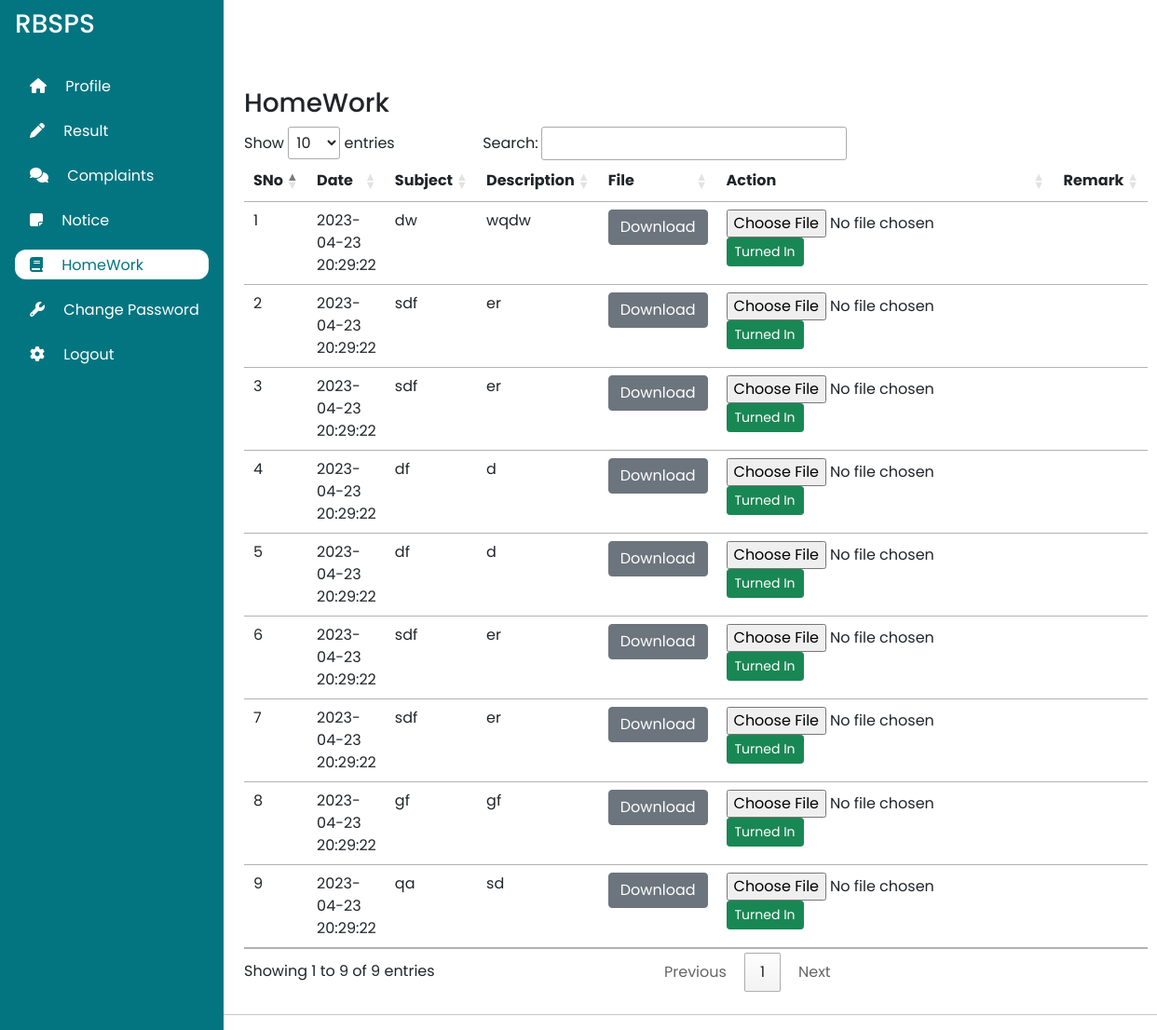
The page /students/homework.php on the database its author committed.
### tables this page shows
CREATE TABLE `homework` (
  `id` int(11) NOT NULL,
  `class` varchar(100) NOT NULL,
  `description` text NOT NULL,
  `sub` varchar(100) NOT NULL,
  `path` varchar(500) NOT NULL,
  `due` datetime NOT NULL DEFAULT current_timestamp(),
  `remark` varchar(500) NOT NULL,
  `pathS` varchar(500) NOT NULL
);

### students/homework.php (the view, shortened to what this page needs)
<?php
require '../connection.php';
?>
<!DOCTYPE html>
<html lang="en">
<head>
    <link rel="stylesheet" href="//cdn.datatables.net/1.11.5/css/jquery.dataTables.min.css">
    <link rel="stylesheet" href="//cdn.datatables.net/1.12.1/css/jquery.dataTables.min.css">
    <link href="https://cdn.jsdelivr.net/npm/bootstrap@5.1.3/dist/css/bootstrap.min.css" rel="stylesheet"
>
    <link rel="stylesheet" href="style.css">
</head>
<body>
    <div class="sidebar">
        <div class="sidebar-header">
            <h3 class="brand">
                <span>RBSPS</span>
            </h3>
        </div>
        <div class="sidebar-menu">
            <ul>
                <li>
                    <a href="index.php">
                        <i class="fa-sharp fa-solid fa-house"></i>
                        <span>Profile</span>
                    </a>
                </li>
                <li>
                    <a href="viewResult.php">
                        <i class="fa-solid fa-pen"></i>
                        <span>Result</span>
                    </a>
                </li>
                <li>
                    <a href="flagComplain.php">
                        <i class="fa-solid fa-comments"></i>
                        <span>Complaints</span>
                    </a>
                </li>
                <li>
                    <a href="viewNotice.php">
                        <i class="fa fa-sticky-note"></i>
                        <span>Notice</span>
                    </a>
                </li>
                <li class="active">
                    <a href="#">
                        <i class="fa fa-book"></i>
                        <span>HomeWork</span>
                    </a>
                </li>
                <li>
                    <a href="changePassword.php">
                        <i class="fa-solid fa-wrench"></i>
                        <span>Change Password</span>
                    </a>
                </li>
                <li>
                    <a href="logout.php">
                        <i class="fa-solid fa-gear"></i>
                        <span>Logout</span>
                    </a>
                </li>
            </ul>
        </div>
    </div>
    <div class="table-con" style="width: 54%; margin-left:250px; padding-top: 70px;">
        <div class="container my-4">
            <h3>HomeWork</h3>
            <table class="table table-hover caption-top" id="myTable" style="width:140%">
                <thead>
                    <tr>
                        <th scope="col">SNo</th>
                        <th scope="col">Date</th>
                        <th scope="col">Subject</th>
                        <th scope="col">Description</th>
                        <th scope="col">File</th>
                        <th scope="col">Action</th>
                        <th scope="col">Remark</th>
                    </tr>
                </thead>
                <tbody>
                <?php
                    $sql = "SELECT * FROM `homework`";
                    $result = mysqli_query($conn, $sql);
                    $sno = 0;
                    while ($row = mysqli_fetch_assoc($result)) {
                            $sno +=1;
                        echo "
                        <tr>
                            <td scope='row'>" . $sno . "</td>
                            <td scope='row'>" . $row['due'] . "</td>
                            <td scope='row'>" . $row['sub'] . "</td>
                            <td scope='row'>" . $row['description'] . "</td>
                            <td scope='row'>
                            <button type='button' class='btn btn-secondary'>Download</button>
                            </td>
                            <td scope='row'>
                            <form action='submit.php?id=".$row['id']."' method='post' enctype='multipart/form-data'>
                            <input type='file' name='upload'>
                            <button type='submit' class='btn btn-sm btn-success'>Turned In</button>
</form>
                        </td>
                            <td scope='row'>" . $row['remark'] . "</td>
                        </tr>";
                    }
                    ?>
                </tbody>
            </table>
        </div>
    </div>
    <hr>
</body>
</html>

### students/style.css (style rules this page uses)
:root { --main-color: #027581; --color-dark: #1d2231; --text-grey: #8390A2; }
* { font-family: 'Poppins',sans-serif; margin: 0; padding: 0; text-decoration: none; list-style-type: none; box-sizing: border-box; }
.sidebar { height: 100%; width: 240px; position: fixed; left:0; top: 0; z-index: 100; background: var(--main-color ); color:#fff; overflow-y: auto; transition: width 500ms; }
.sidebar-header { display: flex; justify-content: space-between; align-items: center; height: 60px; padding: 0rem 1rem; }
.sidebar-menu { padding: 1rem; }
.sidebar li { margin-bottom: 1rem; }
.sidebar a { color: #fff; font-size: 1rem; text-decoration: none; }
.active { background-color:#fff; border-radius: 12px; }
.active a { color:#027581; }
.sidebar a i:first-child { padding: 0.5rem 1rem; }

### students/homework.php (style rules this page uses)
.sidebar ul { padding-left: 0; }
.sidebar a { text-decoration: none; }

### rows shown on the page
homework: due "2023-04-23 20:29:22", sub "dw", description "wqdw"
homework: due "2023-04-23 20:29:22", sub "sdf", description "er"
homework: due "2023-04-23 20:29:22", sub "sdf", description "er"
homework: due "2023-04-23 20:29:22", sub "df", description "d"
homework: due "2023-04-23 20:29:22", sub "df", description "d"
homework: due "2023-04-23 20:29:22", sub "sdf", description "er"
homework: due "2023-04-23 20:29:22", sub "sdf", description "er"
homework: due "2023-04-23 20:29:22", sub "gf", description "gf"
homework: due "2023-04-23 20:29:22", sub "qa", description "sd"
